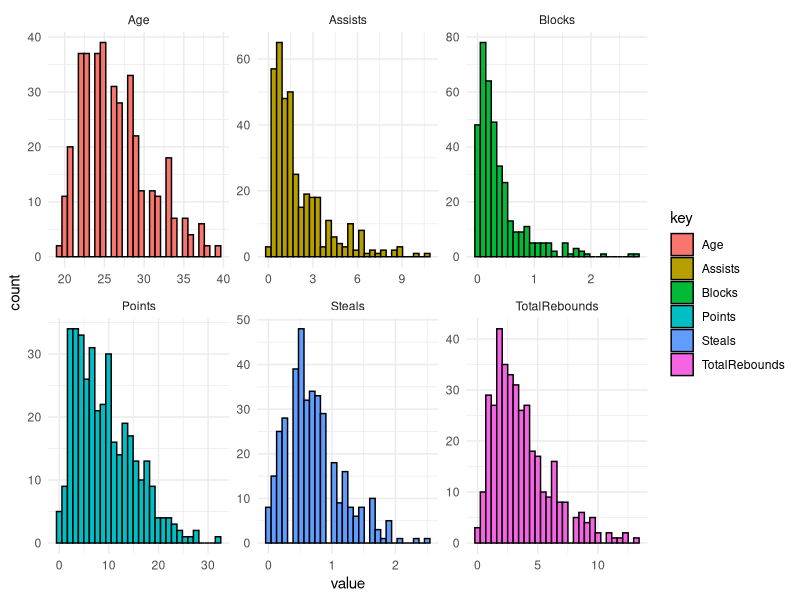

Reproduce this figure in R.
# install.packages("tidyverse")

library(tidyverse)
library(class)

setwd("/Users/xieyucheng/Desktop/2021FALL/MIS545/FInalproject")

# read the csv file
playerStats <- read_csv(file = "NDataset.csv",
                        col_types = "iinnnnnnl",
                        col_names = TRUE)

# display the structure as well as the summary
str(playerStats)
summary(playerStats)

# remove the playerID and MinutesPlayed column
playerStats <- playerStats %>% select(-PlayerID) 
playerStats <- playerStats %>% select(-MinutesPlayed)


# what stats do those high-salary players have
playerStatsHighSalary <- playerStats %>%
  filter(SalaryCategory == 1)

# the age range of all the NBA player during 2013-14 season
playerCountAge <- playerStats %>%
  count(Age)

# the average stats that players have, grouping by salary level 0/1
playerGroupBy <- playerStats %>%
  group_by(SalaryCategory) %>%
  summarize(round(mean(Age), 2), round(mean(TotalRebounds), 2), round(mean(Assists), 2), 
            round(mean(Steals), 2), round(mean(Blocks), 2), round(mean(Points), 2))

# set the salary category as the label which is used to be predicted
playerSalaryLabels <- playerStats %>% select(SalaryCategory)

# remove the label column
playerStats <- playerStats %>% select(-SalaryCategory)

displayAllHistograms <- function(tibbleDataset) {
  tibbleDataset %>%
    keep(is.numeric) %>%
    gather() %>%
    ggplot() + geom_histogram(mapping = aes(x=value, fill=key),
                              color = "black") +
    facet_wrap(~ key, scales = "free") +
    theme_minimal()
}

displayAllHistograms(playerStats)

set.seed(545)

sampleSet <- sample(nrow(playerStats),
                    round(nrow(playerStats) * 0.75),
                    replace = FALSE)
# use the 75% sampleset to create the training and testing table
playerStatsTraining <- playerStats[sampleSet, ]
playerStatsTesting <- playerStats[-sampleSet, ]

# same as last step that create the training and testing table for label                    
playerStatsTrainingLabels <- playerSalaryLabels[sampleSet, ]
playerStatsTestingLabels <- playerSalaryLabels[-sampleSet, ]

# create the knn model
playerStatsPrediction <- knn(train = playerStatsTraining,
                             test = playerStatsTesting,
                             cl = playerStatsTrainingLabels$SalaryCategory,
                             k = 71)

print(playerStatsPrediction)

print(summary(playerStatsPrediction))

# createa a confusion matrix, making up of the original testing and prediciion result
playerStatsMatrix <- table(playerStatsTestingLabels$SalaryCategory,
                           playerStatsPrediction)

print(playerStatsMatrix)

# compute the prediction accuracy
predictionAccuracy <- sum(diag(playerStatsMatrix)) / 
  nrow(playerStatsTesting)

print(predictionAccuracy)

# create a matrix to store k value and corresponding prediction accuracy
kMatrix <- matrix(data = NA,
                  nrow = 0,
                  ncol = 2)

colnames(kMatrix) <- c("k value", "Predictive accuracy")

# create a for loop to compute the accuracy for each k value
for(kValue in 1:nrow(playerStatsTraining)) {
  if(kValue %% 2 != 0){
    playerStatsPrediction <- knn(train = playerStatsTraining,
                                 test = playerStatsTesting,
                                 cl = playerStatsTrainingLabels$SalaryCategory,
                                 k = kValue)
    
    playerStatsMatrix <- table(playerStatsTestingLabels$SalaryCategory,
                               playerStatsPrediction)
    
    predictionAccuracy <- sum(diag(playerStatsMatrix)) / 
      nrow(playerStatsTesting)
    
    kMatrix <- rbind(kMatrix, c(kValue, predictionAccuracy))
  }
}

print(kMatrix)

# by creating the k value matrix, we could observe that the best k value 
# for this prediction model is k=71



